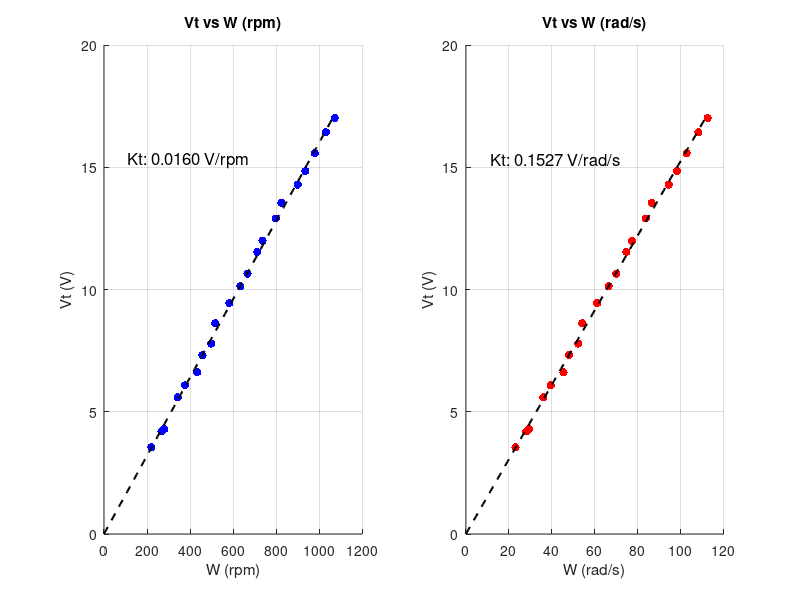

Here is the MATLAB script that generated this plot:
% Dados fornecidos
Va = [0, 0.25389, 0.51509, 0.73795, 1.034, 1.2853, 1.5169, 1.8265, 2.1185, 2.2494, ...
    2.5072, 2.825, 2.9996, 3.2805, 3.5183, 3.6466, 3.8122, 4.5664, 5.2013, 5.5958, ...
    6.1087, 6.686, 7.0504, 7.5012, 8.0346, 8.667, 9.0595, 9.6568, 10.104, 10.504, ...
    11.115, 11.558, 12.166, 12.659, 13.117, 13.54, 14.051, 14.668, 15.081];
Vt = [0, 0, 0, 0, 0, 0, 0, 0, 0, 0, 0, 0, 0, 0, 0, 1.349, 1.7588, 2.6537, 3.5481, 4.1944, ...
    4.2889, 5.5879, 6.0775, 6.6157, 7.3138, 7.78788, 8.615, 9.4409, 10.133, 10.646, ...
    11.536, 11.993, 12.905, 13.544, 14.291, 14.845, 15.572, 16.428, 17.012];
rpm = [0, 0, 0, 0, 0, 0, 0, 0, 0, 0, 0, 0, 0, 0, 0, 84.3, 150, 166, 220, 267.8, 279.7, 343.6, ...
    376.6, 433.2, 457.7, 498.0, 516.7, 582.5, 633.7, 667.0, 712.4, 737.2, 799.2, 824.8, ...
    900.7, 936.6, 980.1, 1032, 1073];

% Filtrando os pontos onde Va é maior que 4.6
Va_nonzero = Va(Va > 4.6);
Vt_nonzero = Vt(Va > 4.6);
rpm_nonzero = rpm(Va > 4.6);

% Conversão de rpm para rad/s
rads_nonzero = rpm_nonzero * (2 * pi / 60); % Convertendo de rpm para rad/s

% Criando a figura com dois subplots
figure;

% Primeiro gráfico: Vt vs rpm
subplot(1, 2, 1); % Subplot 1, na posição da esquerda
scatter(rpm_nonzero, Vt_nonzero, 'b', 'filled'); % Plotando os pontos Vt vs rpm
ylabel('Vt (V)');
xlabel('W (rpm)');
hold on;

% Grau do polinômio
n = 1; % Ajuste conforme necessário

% Construir a matriz A para o ajuste polinomial com rpm
A = zeros(length(rpm_nonzero), n + 1); % Inicializa a matriz A com zeros
for i = 1:n + 1
    A(:, i) = rpm_nonzero'.^(n - i + 1); % Preenche cada coluna com rpm^n, rpm^(n-1), ..., rpm^0
end

% Solução do sistema normal para mínimos quadrados com rpm
x = (A' * A) \ (A' * Vt_nonzero'); % Vetor de coeficientes

% Gerando os dados da linha de regressão com rpm
rpm_fit = linspace(0, max(rpm_nonzero), 100);
Vt_fit = polyval(x, rpm_fit);

% Plotando a linha de regressão linear
plot(rpm_fit, Vt_fit, 'k--', 'LineWidth', 1.5); % Linha de regressão

% Adicionando o valor da inclinação no gráfico com rpm
slope = x(1); % Inclinação da linha (coeficiente angular)
text(0.1 * max(rpm_nonzero), 0.9 * max(Vt_nonzero), sprintf('Kt: %.4f V/rpm', slope), 'FontSize', 12, 'Color', 'k');
grid on;
title('Vt vs W (rpm)');

% Segundo gráfico: Vt vs rads (rad/s)
subplot(1, 2, 2); % Subplot 2, na posição da direita
scatter(rads_nonzero, Vt_nonzero, 'r', 'filled'); % Plotando os pontos Vt vs rads
ylabel('Vt (V)');
xlabel('W (rad/s)');
hold on;

% Construir a matriz A para o ajuste polinomial com rads
A_rads = zeros(length(rads_nonzero), n + 1); % Inicializa a matriz A com zeros
for i = 1:n + 1
    A_rads(:, i) = rads_nonzero'.^(n - i + 1); % Preenche cada coluna com rads^n, rads^(n-1), ..., rads^0
end

% Solução do sistema normal para mínimos quadrados com rads
x_rads = (A_rads' * A_rads) \ (A_rads' * Vt_nonzero'); % Vetor de coeficientes

% Gerando os dados da linha de regressão com rads
rads_fit = linspace(0, max(rads_nonzero), 100);
Vt_fit_rads = polyval(x_rads, rads_fit);

% Plotando a linha de regressão linear
plot(rads_fit, Vt_fit_rads, 'k--', 'LineWidth', 1.5); % Linha de regressão

% Adicionando o valor da inclinação no gráfico com rads
slope_rads = x_rads(1); % Inclinação da linha (coeficiente angular)
text(0.1 * max(rads_nonzero), 0.9 * max(Vt_nonzero), sprintf('Kt: %.4f V/rad/s', slope_rads), 'FontSize', 12, 'Color', 'k');
grid on;
title('Vt vs W (rad/s)');

% Exibindo os valores de Kt no terminal
fprintf('Kt (V/rpm): %.4f\n', slope);
fprintf('Kt (V/rad/s): %.4f\n', slope_rads);
